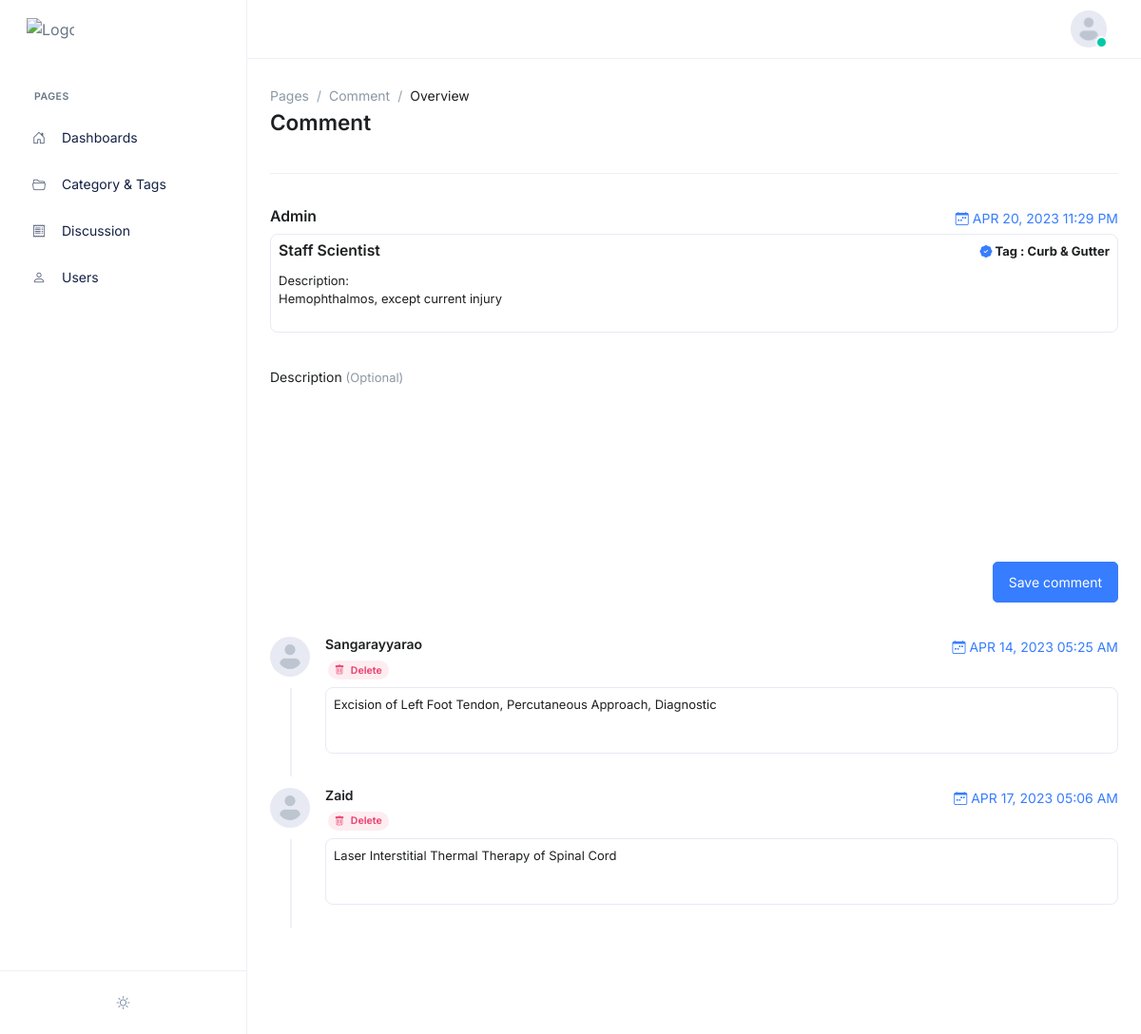
The page /view_forum.php?id=5 (signed in) on the database its author committed.
### tables this page shows
CREATE TABLE `comments` (
  `id` int(30) NOT NULL,
  `topic_id` int(30) NOT NULL,
  `user_id` int(30) NOT NULL,
  `comment` text NOT NULL,
  `date_created` datetime NOT NULL DEFAULT current_timestamp(),
  `date_updated` datetime NOT NULL DEFAULT current_timestamp() ON UPDATE current_timestamp()
);

CREATE TABLE `users` (
  `id` int(30) NOT NULL,
  `username` text NOT NULL,
  `email` varchar(200) NOT NULL,
  `password` text NOT NULL,
  `type` tinyint(1) NOT NULL DEFAULT 7 COMMENT '1=QAManager,2=QACoordinator (Marketing) , 3= QACoordinator (Purchasing), 4= QACoordinator (Human Resources), 5= QACoordinator (IT), 6=QACoordinator(Manufacturing), 7= QACoordinator(Inventory)',
  `date_created` timestamp NOT NULL DEFAULT current_timestamp()
);

### view_forum.php (the view, shortened to what this page needs)
<?php include 'header.php' ?>
<?php
if(isset($_GET['id']))
{
	$comments = $conn->query("SELECT c.*,u.username,u.email FROM comments c inner join users u on u.id = c.user_id where c.topic_id= ".$_GET['id']." order by unix_timestamp(c.date_created) asc");
	$com_arr= array();
	while($row= $comments->fetch_assoc())
	{
		$com_arr[] = $row;
	}
	$tags = array();
	if(!empty($category_ids))
	{
		$tag = $conn->query("SELECT * FROM categories where id in ($category_ids) order by name asc");
		while($row= $tag->fetch_assoc()):
			$tags[$row['id']] = $row['name'];
		endwhile;
	}
}
?>
<main id="content" role="main" class="main">
    <div class="content container-fluid">
		<div class="page-header">
			<div class="row align-items-end">
				<div class="col-sm">
					<nav aria-label="breadcrumb">
						<ol class="breadcrumb breadcrumb-no-gutter">
							<li class="breadcrumb-item"><a class="breadcrumb-link" href="javascript:;">Pages</a></li>
							<li class="breadcrumb-item"><a class="breadcrumb-link" href="javascript:;">Comment</a></li>
							<li class="breadcrumb-item active" aria-current="page">Overview</li>
						</ol>
					</nav>
					<h1 class="page-header-title">Comment</h1>
				</div>
			</div>
		</div>
		<div class="row justify-content-lg-center">
			<div class="col-lg-12">
				<ul class="step">
					<li class="step-item">
						<div class="step-content-wrapper">
							<div class="step-content">
								<div style="display: flex; justify-content: space-between;">
									<h4 class="mb-2"><?= ucwords($username) ?></h4>
									<p class="fs-5 mb-1"><a class="text-uppercase" href="#"><i class="bi bi-calendar-week"></i> <?= date('M d, Y h:i A',strtotime($date_created)) ?></a></p>
								</div>
								<ul class="list-group list-group-sm">
									<li class="list-group-item">
										<div class="row gx-1">
											<div class="col-sm-12 mb-1">
												<div style="display: flex; justify-content: space-between;">
												<h4><?= $title ?></h4>
												<?php foreach(explode(',',$category_ids) as $t): ?>
													<?= '<p style="margin-bottom: 0"><i class="bi-patch-check-fill text-primary"></i><b> Tag : '.$tags[$t]; ?>
												<?php endforeach; ?>
												</b></p>
											</div>
											</div>
											<div class="col-sm-12">
												<div class="d-flex">
													<p style="margin-bottom: 0">Description:</p>
												</div>
											</div>
											<div class="col-sm-9 mb-3">
												<?= html_entity_decode($content) ?>
											</div>
										</div>
									</li>
								</ul>
							</div>
						</div>
					</li>
					<li class="step-item">
						<div class="step-content-wrapper">
							<div class="step-content">
								<form id="manage-comment" action="">
									<div class="row">
										<label class="form-label">Description <span class="form-label-secondary">(Optional)</span></label>
										<div class="col-sm-12">
											<div class="quill-custom">
												<div class="js-quill" id="content-description" style="height: 10rem;" data-hs-quill-options='{
													"placeholder": "Type your description...",
														"modules": {
															"toolbar": [
																["bold", "italic", "underline", "strike", "link", "blockquote", {"list": "bullet"}]
															]
														}
													}'>
												</div>
											</div>
										</div>
									</div>
									<div class="d-flex justify-content-end mt-3">
										<div class="d-flex gap-3">
											<button type="submit" class="btn btn-primary">Save comment</button>
										</div>
									</div>
								</form>
							</div>
						</div>
					</li>
					<?php foreach($com_arr as $row): ?>
					<li class="step-item">
						<div class="step-content-wrapper">
							<div class="step-avatar">
								<img class="step-avatar" src="./assets/img/160x160/img1.jpg" alt="Image Description">
							</div>
							<div class="step-content">
								<div style="display: flex; justify-content: space-between;">
									<h5 class="mb-2"><?= ucwords($row['username']) ?></h5>
									<p class="fs-5 mb-1"><a class="text-uppercase" href="#"><i class="bi bi-calendar-week"></i> <?= date('M d, Y h:i A',strtotime($row['date_created'])) ?></a></p>
								</div>
								<?php if($_SESSION['login_id'] == $row['user_id'] || $_SESSION['login_type'] == 1): ?>
									<div class="col-sm-12">
										<div class="d-flex">
											<div class="h5" style="margin-left: 3px">
												<span class="badge bg-soft-danger text-danger rounded-pill">
													<a class="delete_comment" href="javascript:void(0)" data-id="<?= $row['id']; ?>" style="color: rgba(var(--bs-danger-rgb),var(--bs-text-opacity))!important;"><i class="bi-trash me-1"></i> Delete</a>
												</span>
											</div>
										</div>
									</div>
								<?php endif; ?>
								<ul class="list-group list-group-sm">
									<li class="list-group-item">
									<div class="row gx-1">
										<div class="col-sm-9 mb-5">
											<?= html_entity_decode($row['comment']) ?>
										</div>
									</div>
									</li>
								</ul>
							</div>
						</div>
					</li>
					<?php endforeach; ?>
				</ul>
			</div>
		</div>
    </div>
</main>
<?php include 'footer.php' ?>

### header.php (style rules this page uses)
* { transition: unset !important; }
body { opacity: 0; }

### view_forum.php (style rules this page uses)
.step-item { margin-bottom: 2.25rem !important; }

### rows shown on the page
comments: user.username "Sangarayyarao", date_created "APR 14, 2023 05:25 AM", comment "Excision of Left Foot Tendon, Percutaneous Approach, Diagnostic"
comments: user.username "Zaid", date_created "APR 17, 2023 05:06 AM", comment "Laser Interstitial Thermal Therapy of Spinal Cord"

### other values the page prints
$link[1] "Dashboards"
$link[1] "Category & Tags"
$link[1] "Discussion"
$link[1] "Users"
$username "Admin"
date('M d, Y h:i A',strtotime($date_created)) "APR 20, 2023 11:29 PM"
$title "Staff Scientist"
$tags[$t] "Curb & Gutter"
html_entity_decode($content) "Hemophthalmos, except current injury"
